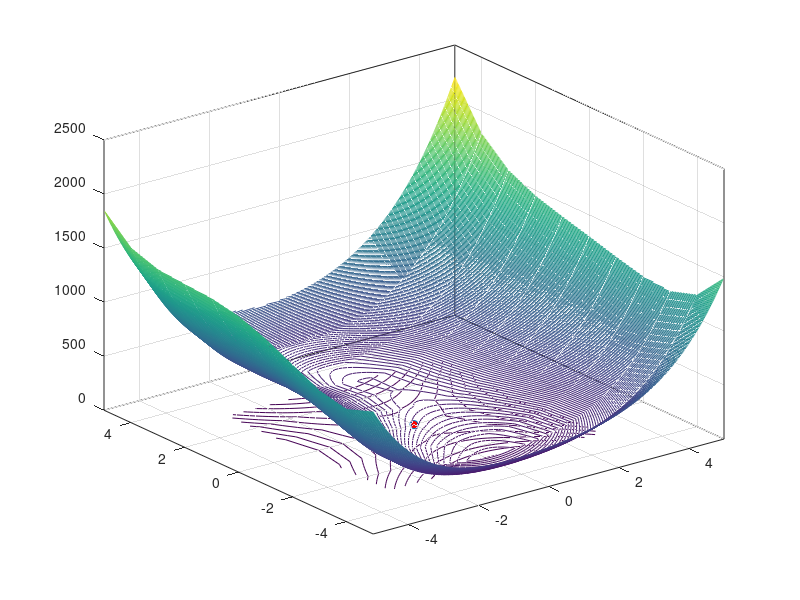

Recreate this plot in MATLAB.
clc
%clf
[x,y] = meshgrid(-5:0.1:5, -5:01:5);
z = (x.^2 + y + 11).^2 + (x + y.^2 -7).^2;

contour3(x,y,z,250)
hold on
x1 = 0;
y1 = 0;
plot(x1,y1,'o','MarkerFaceColor','r')


%% 
clc
[x,y] = meshgrid(-3:0.1:3, -3:01:3);
z = x.^2 -y.^2;
contour(x,y,z)